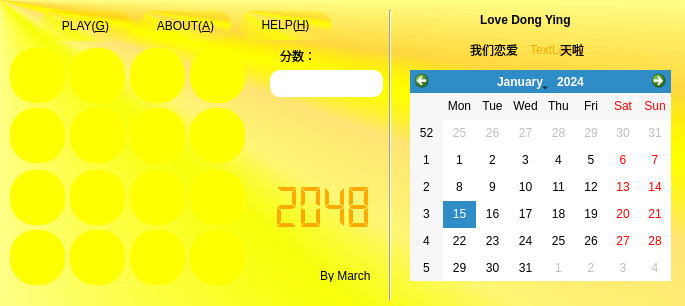
<?xml version="1.0" encoding="UTF-8"?>
<ui version="4.0">
 <class>MyDialog</class>
 <widget class="QDialog" name="MyDialog">
  <property name="geometry">
   <rect>
    <x>0</x>
    <y>0</y>
    <width>685</width>
    <height>306</height>
   </rect>
  </property>
  <property name="windowTitle">
   <string>2048</string>
  </property>
  <property name="styleSheet">
   <string notr="true">QDialog{
	background-color: qconicalgradient(cx:0, cy:0, angle:135, stop:0 rgba(255, 255, 0, 69), stop:0.375 rgba(255, 255, 0, 69), stop:0.423533 rgba(251, 255, 0, 145), stop:0.45 rgba(247, 255, 0, 208), stop:0.477581 rgba(255, 244, 71, 130), stop:0.518717 rgba(255, 218, 71, 130), stop:0.55 rgba(255, 255, 0, 255), stop:0.57754 rgba(255, 203, 0, 130), stop:0.625 rgba(255, 255, 0, 69), stop:1 rgba(255, 255, 0, 69));
}

QPushButton{
	background-color: qconicalgradient(cx:0, cy:0, angle:135, stop:0 rgba(255, 255, 0, 69), stop:0.375 rgba(255, 255, 0, 69), stop:0.423533 rgba(251, 255, 0, 145), stop:0.45 rgba(247, 255, 0, 208), stop:0.477581 rgba(255, 244, 71, 130), stop:0.518717 rgba(255, 218, 71, 130), stop:0.55 rgba(255, 255, 0, 255), stop:0.57754 rgba(255, 203, 0, 130), stop:0.625 rgba(255, 255, 0, 69), stop:1 rgba(255, 255, 0, 69));

    border-radius: 15px;
}
QPushButton:hover{
	color: rgb(255, 170, 0);
    background-color:yellow;
}




QLineEdit,QLCDNumber{

    border-radius: 10px;
	color: rgb(255, 170, 0);
}

</string>
  </property>
  <widget class="QFrame" name="frame">
   <property name="geometry">
    <rect>
     <x>10</x>
     <y>48</y>
     <width>55</width>
     <height>55</height>
    </rect>
   </property>
   <property name="styleSheet">
    <string notr="true">QFrame{
    border:0.4px solid gray;
    border-radius: 25px;
    background:yellow;
}</string>
   </property>
   <property name="frameShape">
    <enum>QFrame::Panel</enum>
   </property>
   <property name="frameShadow">
    <enum>QFrame::Sunken</enum>
   </property>
   <property name="lineWidth">
    <number>5</number>
   </property>
   <widget class="QLabel" name="label00">
    <property name="geometry">
     <rect>
      <x>7</x>
      <y>7</y>
      <width>41</width>
      <height>41</height>
     </rect>
    </property>
    <property name="font">
     <font>
      <pointsize>14</pointsize>
      <weight>75</weight>
      <italic>false</italic>
      <bold>true</bold>
     </font>
    </property>
    <property name="styleSheet">
     <string notr="true">QLabel{
    background:yellow;
}</string>
    </property>
    <property name="text">
     <string/>
    </property>
    <property name="textFormat">
     <enum>Qt::AutoText</enum>
    </property>
    <property name="alignment">
     <set>Qt::AlignCenter</set>
    </property>
   </widget>
  </widget>
  <widget class="QFrame" name="frame_2">
   <property name="geometry">
    <rect>
     <x>70</x>
     <y>48</y>
     <width>55</width>
     <height>55</height>
    </rect>
   </property>
   <property name="styleSheet">
    <string notr="true">QFrame{
    border:0.4px solid gray;
    border-radius: 25px;
    background:yellow;
}</string>
   </property>
   <property name="frameShape">
    <enum>QFrame::Panel</enum>
   </property>
   <property name="frameShadow">
    <enum>QFrame::Sunken</enum>
   </property>
   <property name="lineWidth">
    <number>5</number>
   </property>
   <widget class="QLabel" name="label01">
    <property name="geometry">
     <rect>
      <x>7</x>
      <y>7</y>
      <width>41</width>
      <height>41</height>
     </rect>
    </property>
    <property name="font">
     <font>
      <pointsize>14</pointsize>
      <weight>75</weight>
      <italic>false</italic>
      <bold>true</bold>
     </font>
    </property>
    <property name="styleSheet">
     <string notr="true">QLabel{
    background:yellow;
}</string>
    </property>
    <property name="text">
     <string/>
    </property>
    <property name="textFormat">
     <enum>Qt::AutoText</enum>
    </property>
    <property name="alignment">
     <set>Qt::AlignCenter</set>
    </property>
   </widget>
  </widget>
  <widget class="QFrame" name="frame_3">
   <property name="geometry">
    <rect>
     <x>130</x>
     <y>48</y>
     <width>55</width>
     <height>55</height>
    </rect>
   </property>
   <property name="styleSheet">
    <string notr="true">QFrame{
    border:0.4px solid gray;
    border-radius: 25px;
    background:yellow;
}</string>
   </property>
   <property name="frameShape">
    <enum>QFrame::Panel</enum>
   </property>
   <property name="frameShadow">
    <enum>QFrame::Sunken</enum>
   </property>
   <property name="lineWidth">
    <number>5</number>
   </property>
   <widget class="QLabel" name="label02">
    <property name="geometry">
     <rect>
      <x>7</x>
      <y>7</y>
      <width>41</width>
      <height>41</height>
     </rect>
    </property>
    <property name="font">
     <font>
      <pointsize>14</pointsize>
      <weight>75</weight>
      <italic>false</italic>
      <bold>true</bold>
     </font>
    </property>
    <property name="styleSheet">
     <string notr="true">QLabel{
    background:yellow;
}</string>
    </property>
    <property name="text">
     <string/>
    </property>
    <property name="textFormat">
     <enum>Qt::AutoText</enum>
    </property>
    <property name="alignment">
     <set>Qt::AlignCenter</set>
    </property>
   </widget>
  </widget>
  <widget class="QFrame" name="frame_4">
   <property name="geometry">
    <rect>
     <x>190</x>
     <y>48</y>
     <width>55</width>
     <height>55</height>
    </rect>
   </property>
   <property name="styleSheet">
    <string notr="true">QFrame{
    border:0.4px solid gray;
    border-radius: 25px;
    background:yellow;
}</string>
   </property>
   <property name="frameShape">
    <enum>QFrame::Panel</enum>
   </property>
   <property name="frameShadow">
    <enum>QFrame::Sunken</enum>
   </property>
   <property name="lineWidth">
    <number>5</number>
   </property>
   <widget class="QLabel" name="label03">
    <property name="geometry">
     <rect>
      <x>7</x>
      <y>7</y>
      <width>41</width>
      <height>41</height>
     </rect>
    </property>
    <property name="font">
     <font>
      <pointsize>14</pointsize>
      <weight>75</weight>
      <italic>false</italic>
      <bold>true</bold>
     </font>
    </property>
    <property name="styleSheet">
     <string notr="true">QLabel{
    background:yellow;
}</string>
    </property>
    <property name="text">
     <string/>
    </property>
    <property name="textFormat">
     <enum>Qt::AutoText</enum>
    </property>
    <property name="alignment">
     <set>Qt::AlignCenter</set>
    </property>
   </widget>
  </widget>
  <widget class="QFrame" name="frame_5">
   <property name="geometry">
    <rect>
     <x>130</x>
     <y>108</y>
     <width>55</width>
     <height>55</height>
    </rect>
   </property>
   <property name="font">
    <font>
     <pointsize>14</pointsize>
     <weight>75</weight>
     <italic>true</italic>
     <bold>true</bold>
    </font>
   </property>
   <property name="styleSheet">
    <string notr="true">QFrame{
    border:0.4px solid gray;
    border-radius: 25px;
    background:yellow;
}</string>
   </property>
   <property name="frameShape">
    <enum>QFrame::Panel</enum>
   </property>
   <property name="frameShadow">
    <enum>QFrame::Sunken</enum>
   </property>
   <property name="lineWidth">
    <number>5</number>
   </property>
   <widget class="QLabel" name="label12">
    <property name="geometry">
     <rect>
      <x>7</x>
      <y>7</y>
      <width>41</width>
      <height>41</height>
     </rect>
    </property>
    <property name="font">
     <font>
      <italic>false</italic>
     </font>
    </property>
    <property name="styleSheet">
     <string notr="true">QLabel{
    background:yellow;
}</string>
    </property>
    <property name="text">
     <string/>
    </property>
    <property name="textFormat">
     <enum>Qt::AutoText</enum>
    </property>
    <property name="alignment">
     <set>Qt::AlignCenter</set>
    </property>
   </widget>
  </widget>
  <widget class="QFrame" name="frame_6">
   <property name="geometry">
    <rect>
     <x>190</x>
     <y>108</y>
     <width>55</width>
     <height>55</height>
    </rect>
   </property>
   <property name="styleSheet">
    <string notr="true">QFrame{
    border:0.4px solid gray;
    border-radius: 25px;
    background:yellow;
}</string>
   </property>
   <property name="frameShape">
    <enum>QFrame::Panel</enum>
   </property>
   <property name="frameShadow">
    <enum>QFrame::Sunken</enum>
   </property>
   <property name="lineWidth">
    <number>5</number>
   </property>
   <widget class="QLabel" name="label13">
    <property name="geometry">
     <rect>
      <x>7</x>
      <y>7</y>
      <width>41</width>
      <height>41</height>
     </rect>
    </property>
    <property name="font">
     <font>
      <pointsize>14</pointsize>
      <weight>75</weight>
      <italic>false</italic>
      <bold>true</bold>
     </font>
    </property>
    <property name="styleSheet">
     <string notr="true">QLabel{
    background:yellow;
}</string>
    </property>
    <property name="text">
     <string/>
    </property>
    <property name="textFormat">
     <enum>Qt::AutoText</enum>
    </property>
    <property name="alignment">
     <set>Qt::AlignCenter</set>
    </property>
   </widget>
  </widget>
  <widget class="QFrame" name="frame_7">
   <property name="geometry">
    <rect>
     <x>70</x>
     <y>108</y>
     <width>55</width>
     <height>55</height>
    </rect>
   </property>
   <property name="styleSheet">
    <string notr="true">QFrame{
    border:0.4px solid gray;
    border-radius: 25px;
    background:yellow;
}</string>
   </property>
   <property name="frameShape">
    <enum>QFrame::Panel</enum>
   </property>
   <property name="frameShadow">
    <enum>QFrame::Sunken</enum>
   </property>
   <property name="lineWidth">
    <number>5</number>
   </property>
   <widget class="QLabel" name="label11">
    <property name="geometry">
     <rect>
      <x>7</x>
      <y>7</y>
      <width>41</width>
      <height>41</height>
     </rect>
    </property>
    <property name="font">
     <font>
      <pointsize>14</pointsize>
      <weight>75</weight>
      <italic>false</italic>
      <bold>true</bold>
     </font>
    </property>
    <property name="styleSheet">
     <string notr="true">QLabel{
    background:yellow;
}</string>
    </property>
    <property name="text">
     <string/>
    </property>
    <property name="textFormat">
     <enum>Qt::AutoText</enum>
    </property>
    <property name="alignment">
     <set>Qt::AlignCenter</set>
    </property>
   </widget>
  </widget>
  <widget class="QFrame" name="frame_8">
   <property name="geometry">
    <rect>
     <x>10</x>
     <y>108</y>
     <width>55</width>
     <height>55</height>
    </rect>
   </property>
   <property name="styleSheet">
    <string notr="true">QFrame{
    border:0.4px solid gray;
    border-radius: 25px;
    background:yellow;
}</string>
   </property>
   <property name="frameShape">
    <enum>QFrame::Panel</enum>
   </property>
   <property name="frameShadow">
    <enum>QFrame::Sunken</enum>
   </property>
   <property name="lineWidth">
    <number>5</number>
   </property>
   <widget class="QLabel" name="label10">
    <property name="geometry">
     <rect>
      <x>7</x>
      <y>7</y>
      <width>41</width>
      <height>41</height>
     </rect>
    </property>
    <property name="font">
     <font>
      <pointsize>14</pointsize>
      <weight>75</weight>
      <italic>false</italic>
      <bold>true</bold>
     </font>
    </property>
    <property name="styleSheet">
     <string notr="true">QLabel{
    background:yellow;
}</string>
    </property>
    <property name="text">
     <string/>
    </property>
    <property name="textFormat">
     <enum>Qt::AutoText</enum>
    </property>
    <property name="alignment">
     <set>Qt::AlignCenter</set>
    </property>
   </widget>
  </widget>
  <widget class="QFrame" name="frame_9">
   <property name="geometry">
    <rect>
     <x>10</x>
     <y>230</y>
     <width>55</width>
     <height>55</height>
    </rect>
   </property>
   <property name="styleSheet">
    <string notr="true">QFrame{
    border:0.4px solid gray;
    border-radius: 25px;
    background:yellow;
}</string>
   </property>
   <property name="frameShape">
    <enum>QFrame::Panel</enum>
   </property>
   <property name="frameShadow">
    <enum>QFrame::Sunken</enum>
   </property>
   <property name="lineWidth">
    <number>5</number>
   </property>
   <widget class="QLabel" name="label30">
    <property name="geometry">
     <rect>
      <x>7</x>
      <y>7</y>
      <width>41</width>
      <height>41</height>
     </rect>
    </property>
    <property name="font">
     <font>
      <pointsize>14</pointsize>
      <weight>75</weight>
      <italic>false</italic>
      <bold>true</bold>
     </font>
    </property>
    <property name="styleSheet">
     <string notr="true">QLabel{
    background:yellow;
}</string>
    </property>
    <property name="text">
     <string/>
    </property>
    <property name="textFormat">
     <enum>Qt::AutoText</enum>
    </property>
    <property name="alignment">
     <set>Qt::AlignCenter</set>
    </property>
   </widget>
  </widget>
  <widget class="QFrame" name="frame_10">
   <property name="geometry">
    <rect>
     <x>190</x>
     <y>170</y>
     <width>55</width>
     <height>55</height>
    </rect>
   </property>
   <property name="font">
    <font>
     <italic>false</italic>
    </font>
   </property>
   <property name="styleSheet">
    <string notr="true">QFrame{
    border:0.4px solid gray;
    border-radius: 25px;
    background:yellow;
}</string>
   </property>
   <property name="frameShape">
    <enum>QFrame::Panel</enum>
   </property>
   <property name="frameShadow">
    <enum>QFrame::Sunken</enum>
   </property>
   <property name="lineWidth">
    <number>5</number>
   </property>
   <widget class="QLabel" name="label23">
    <property name="geometry">
     <rect>
      <x>7</x>
      <y>7</y>
      <width>41</width>
      <height>41</height>
     </rect>
    </property>
    <property name="font">
     <font>
      <pointsize>14</pointsize>
      <weight>75</weight>
      <italic>true</italic>
      <bold>true</bold>
     </font>
    </property>
    <property name="styleSheet">
     <string notr="true">QLabel{
    background:yellow;
}</string>
    </property>
    <property name="text">
     <string/>
    </property>
    <property name="textFormat">
     <enum>Qt::AutoText</enum>
    </property>
    <property name="alignment">
     <set>Qt::AlignCenter</set>
    </property>
   </widget>
  </widget>
  <widget class="QFrame" name="frame_11">
   <property name="geometry">
    <rect>
     <x>70</x>
     <y>170</y>
     <width>55</width>
     <height>55</height>
    </rect>
   </property>
   <property name="styleSheet">
    <string notr="true">QFrame{
    border:0.4px solid gray;
    border-radius: 25px;
    background:yellow;
}</string>
   </property>
   <property name="frameShape">
    <enum>QFrame::Panel</enum>
   </property>
   <property name="frameShadow">
    <enum>QFrame::Sunken</enum>
   </property>
   <property name="lineWidth">
    <number>5</number>
   </property>
   <widget class="QLabel" name="label21">
    <property name="geometry">
     <rect>
      <x>7</x>
      <y>7</y>
      <width>41</width>
      <height>41</height>
     </rect>
    </property>
    <property name="font">
     <font>
      <pointsize>14</pointsize>
      <weight>75</weight>
      <italic>false</italic>
      <bold>true</bold>
     </font>
    </property>
    <property name="styleSheet">
     <string notr="true">QLabel{
    background:yellow;
}</string>
    </property>
    <property name="text">
     <string/>
    </property>
    <property name="textFormat">
     <enum>Qt::AutoText</enum>
    </property>
    <property name="alignment">
     <set>Qt::AlignCenter</set>
    </property>
   </widget>
  </widget>
  <widget class="QFrame" name="frame_12">
   <property name="geometry">
    <rect>
     <x>130</x>
     <y>230</y>
     <width>55</width>
     <height>55</height>
    </rect>
   </property>
   <property name="styleSheet">
    <string notr="true">QFrame{
    border:0.4px solid gray;
    border-radius: 25px;
    background:yellow;
}</string>
   </property>
   <property name="frameShape">
    <enum>QFrame::Panel</enum>
   </property>
   <property name="frameShadow">
    <enum>QFrame::Sunken</enum>
   </property>
   <property name="lineWidth">
    <number>5</number>
   </property>
   <widget class="QLabel" name="label32">
    <property name="geometry">
     <rect>
      <x>7</x>
      <y>7</y>
      <width>41</width>
      <height>41</height>
     </rect>
    </property>
    <property name="font">
     <font>
      <pointsize>14</pointsize>
      <weight>75</weight>
      <italic>false</italic>
      <bold>true</bold>
     </font>
    </property>
    <property name="styleSheet">
     <string notr="true">QLabel{
    background:yellow;
}</string>
    </property>
    <property name="text">
     <string/>
    </property>
    <property name="textFormat">
     <enum>Qt::AutoText</enum>
    </property>
    <property name="alignment">
     <set>Qt::AlignCenter</set>
    </property>
   </widget>
  </widget>
  <widget class="QFrame" name="frame_13">
   <property name="geometry">
    <rect>
     <x>70</x>
     <y>230</y>
     <width>55</width>
     <height>55</height>
    </rect>
   </property>
   <property name="styleSheet">
    <string notr="true">QFrame{
    border:0.4px solid gray;
    border-radius: 25px;
    background:yellow;
}</string>
   </property>
   <property name="frameShape">
    <enum>QFrame::Panel</enum>
   </property>
   <property name="frameShadow">
    <enum>QFrame::Sunken</enum>
   </property>
   <property name="lineWidth">
    <number>5</number>
   </property>
   <widget class="QLabel" name="label31">
    <property name="geometry">
     <rect>
      <x>7</x>
      <y>7</y>
      <width>41</width>
      <height>41</height>
     </rect>
    </property>
    <property name="font">
     <font>
      <pointsize>14</pointsize>
      <weight>75</weight>
      <italic>false</italic>
      <bold>true</bold>
     </font>
    </property>
    <property name="styleSheet">
     <string notr="true">QLabel{
    background:yellow;
}</string>
    </property>
    <property name="text">
     <string/>
    </property>
    <property name="textFormat">
     <enum>Qt::AutoText</enum>
    </property>
    <property name="alignment">
     <set>Qt::AlignCenter</set>
    </property>
   </widget>
  </widget>
  <widget class="QFrame" name="frame_14">
   <property name="geometry">
    <rect>
     <x>190</x>
     <y>230</y>
     <width>55</width>
     <height>55</height>
    </rect>
   </property>
   <property name="styleSheet">
    <string notr="true">QFrame{
    border:0.4px solid gray;
    border-radius: 25px;
    background:yellow;
}</string>
   </property>
   <property name="frameShape">
    <enum>QFrame::Panel</enum>
   </property>
   <property name="frameShadow">
    <enum>QFrame::Sunken</enum>
   </property>
   <property name="lineWidth">
    <number>5</number>
   </property>
   <widget class="QLabel" name="label33">
    <property name="geometry">
     <rect>
      <x>7</x>
      <y>7</y>
      <width>41</width>
      <height>41</height>
     </rect>
    </property>
    <property name="font">
     <font>
      <pointsize>14</pointsize>
      <weight>75</weight>
      <italic>false</italic>
      <bold>true</bold>
     </font>
    </property>
    <property name="styleSheet">
     <string notr="true">QLabel{
    background:yellow;
}</string>
    </property>
    <property name="text">
     <string/>
    </property>
    <property name="textFormat">
     <enum>Qt::AutoText</enum>
    </property>
    <property name="alignment">
     <set>Qt::AlignCenter</set>
    </property>
   </widget>
  </widget>
  <widget class="QFrame" name="frame_15">
   <property name="geometry">
    <rect>
     <x>10</x>
     <y>170</y>
     <width>55</width>
     <height>55</height>
    </rect>
   </property>
   <property name="styleSheet">
    <string notr="true">QFrame{
    border:0.4px solid gray;
    border-radius: 25px;
    background:yellow;
}</string>
   </property>
   <property name="frameShape">
    <enum>QFrame::Panel</enum>
   </property>
   <property name="frameShadow">
    <enum>QFrame::Sunken</enum>
   </property>
   <property name="lineWidth">
    <number>5</number>
   </property>
   <widget class="QLabel" name="label20">
    <property name="geometry">
     <rect>
      <x>7</x>
      <y>7</y>
      <width>41</width>
      <height>41</height>
     </rect>
    </property>
    <property name="font">
     <font>
      <pointsize>14</pointsize>
      <weight>75</weight>
      <italic>false</italic>
      <bold>true</bold>
     </font>
    </property>
    <property name="styleSheet">
     <string notr="true">QLabel{
    background:yellow;
}</string>
    </property>
    <property name="text">
     <string/>
    </property>
    <property name="textFormat">
     <enum>Qt::AutoText</enum>
    </property>
    <property name="alignment">
     <set>Qt::AlignCenter</set>
    </property>
   </widget>
  </widget>
  <widget class="QFrame" name="frame_16">
   <property name="geometry">
    <rect>
     <x>130</x>
     <y>170</y>
     <width>55</width>
     <height>55</height>
    </rect>
   </property>
   <property name="font">
    <font>
     <italic>false</italic>
    </font>
   </property>
   <property name="styleSheet">
    <string notr="true">QFrame{
    border:0.4px solid gray;
    border-radius: 25px;
    background:yellow;
}</string>
   </property>
   <property name="frameShape">
    <enum>QFrame::Panel</enum>
   </property>
   <property name="frameShadow">
    <enum>QFrame::Sunken</enum>
   </property>
   <property name="lineWidth">
    <number>5</number>
   </property>
   <widget class="QLabel" name="label22">
    <property name="geometry">
     <rect>
      <x>7</x>
      <y>7</y>
      <width>41</width>
      <height>41</height>
     </rect>
    </property>
    <property name="font">
     <font>
      <pointsize>14</pointsize>
      <weight>75</weight>
      <italic>true</italic>
      <bold>true</bold>
     </font>
    </property>
    <property name="styleSheet">
     <string notr="true">QLabel{
    background:yellow;
}</string>
    </property>
    <property name="text">
     <string/>
    </property>
    <property name="textFormat">
     <enum>Qt::AutoText</enum>
    </property>
    <property name="alignment">
     <set>Qt::AlignCenter</set>
    </property>
   </widget>
  </widget>
  <widget class="QLabel" name="label_17">
   <property name="geometry">
    <rect>
     <x>280</x>
     <y>40</y>
     <width>66</width>
     <height>31</height>
    </rect>
   </property>
   <property name="text">
    <string>分数：</string>
   </property>
  </widget>
  <widget class="QLineEdit" name="sourcePrint">
   <property name="geometry">
    <rect>
     <x>270</x>
     <y>70</y>
     <width>113</width>
     <height>27</height>
    </rect>
   </property>
   <property name="readOnly">
    <bool>true</bool>
   </property>
  </widget>
  <widget class="QLCDNumber" name="lcdNumber">
   <property name="geometry">
    <rect>
     <x>273</x>
     <y>162</y>
     <width>101</width>
     <height>91</height>
    </rect>
   </property>
   <property name="font">
    <font>
     <weight>50</weight>
     <bold>false</bold>
    </font>
   </property>
   <property name="cursor">
    <cursorShape>ArrowCursor</cursorShape>
   </property>
   <property name="digitCount">
    <number>4</number>
   </property>
   <property name="segmentStyle">
    <enum>QLCDNumber::Flat</enum>
   </property>
   <property name="value" stdset="0">
    <double>2048.000000000000000</double>
   </property>
  </widget>
  <widget class="QSplitter" name="splitter">
   <property name="geometry">
    <rect>
     <x>0</x>
     <y>0</y>
     <width>0</width>
     <height>0</height>
    </rect>
   </property>
   <property name="orientation">
    <enum>Qt::Vertical</enum>
   </property>
  </widget>
  <widget class="QSplitter" name="splitter_2">
   <property name="geometry">
    <rect>
     <x>0</x>
     <y>0</y>
     <width>0</width>
     <height>0</height>
    </rect>
   </property>
   <property name="orientation">
    <enum>Qt::Vertical</enum>
   </property>
  </widget>
  <widget class="QLabel" name="lossLabel">
   <property name="geometry">
    <rect>
     <x>264</x>
     <y>105</y>
     <width>121</width>
     <height>51</height>
    </rect>
   </property>
   <property name="font">
    <font>
     <pointsize>22</pointsize>
     <weight>75</weight>
     <italic>true</italic>
     <bold>true</bold>
     <underline>false</underline>
    </font>
   </property>
   <property name="styleSheet">
    <string notr="true">QPushButton{
    border:2px solid gray;
    border-radius: 10px;
}
QPushButton:hover{
    color:white;
    background:red;
}</string>
   </property>
   <property name="text">
    <string/>
   </property>
   <property name="alignment">
    <set>Qt::AlignCenter</set>
   </property>
  </widget>
  <widget class="QLabel" name="DongYing">
   <property name="geometry">
    <rect>
     <x>480</x>
     <y>10</y>
     <width>101</width>
     <height>21</height>
    </rect>
   </property>
   <property name="text">
    <string>&lt;html&gt;&lt;head/&gt;&lt;body&gt;&lt;p&gt;&lt;span style=&quot; font-weight:600;&quot;&gt;Love Dong Ying&lt;/span&gt;&lt;/p&gt;&lt;/body&gt;&lt;/html&gt;</string>
   </property>
  </widget>
  <widget class="QLabel" name="label">
   <property name="geometry">
    <rect>
     <x>320</x>
     <y>270</y>
     <width>54</width>
     <height>12</height>
    </rect>
   </property>
   <property name="text">
    <string>By March</string>
   </property>
  </widget>
  <widget class="QCalendarWidget" name="calendarWidget">
   <property name="geometry">
    <rect>
     <x>410</x>
     <y>70</y>
     <width>261</width>
     <height>211</height>
    </rect>
   </property>
  </widget>
  <widget class="QLabel" name="label_2">
   <property name="geometry">
    <rect>
     <x>470</x>
     <y>40</y>
     <width>54</width>
     <height>21</height>
    </rect>
   </property>
   <property name="text">
    <string>&lt;html&gt;&lt;head/&gt;&lt;body&gt;&lt;p&gt;&lt;span style=&quot; color:#000000;&quot;&gt;我们恋爱&lt;/span&gt;&lt;/p&gt;&lt;/body&gt;&lt;/html&gt;</string>
   </property>
  </widget>
  <widget class="QLabel" name="DaysLove">
   <property name="geometry">
    <rect>
     <x>530</x>
     <y>40</y>
     <width>71</width>
     <height>21</height>
    </rect>
   </property>
   <property name="styleSheet">
    <string notr="true">QLabel{
color:red;
}</string>
   </property>
   <property name="text">
    <string>&lt;html&gt;&lt;head/&gt;&lt;body&gt;&lt;p&gt;&lt;span style=&quot; color:#ffaa00;&quot;&gt;TextLabel&lt;/span&gt;&lt;/p&gt;&lt;/body&gt;&lt;/html&gt;</string>
   </property>
  </widget>
  <widget class="QLabel" name="label_3">
   <property name="geometry">
    <rect>
     <x>560</x>
     <y>40</y>
     <width>54</width>
     <height>21</height>
    </rect>
   </property>
   <property name="text">
    <string>&lt;!DOCTYPE HTML PUBLIC &quot;-//W3C//DTD HTML 4.0//EN&quot; &quot;http://www.w3.org/TR/REC-html40/strict.dtd&quot;&gt;
&lt;html&gt;&lt;head&gt;&lt;meta name=&quot;qrichtext&quot; content=&quot;1&quot; /&gt;&lt;style type=&quot;text/css&quot;&gt;
p, li { white-space: pre-wrap; }
&lt;/style&gt;&lt;/head&gt;&lt;body style=&quot; font-family:'SimSun'; font-size:9pt; font-weight:400; font-style:normal;&quot;&gt;
&lt;p style=&quot; margin-top:12px; margin-bottom:12px; margin-left:0px; margin-right:0px; -qt-block-indent:0; text-indent:0px;&quot;&gt;&lt;span style=&quot; color:#000000;&quot;&gt;天啦&lt;/span&gt;&lt;/p&gt;&lt;/body&gt;&lt;/html&gt;</string>
   </property>
  </widget>
  <widget class="Line" name="line">
   <property name="geometry">
    <rect>
     <x>380</x>
     <y>10</y>
     <width>20</width>
     <height>291</height>
    </rect>
   </property>
   <property name="orientation">
    <enum>Qt::Vertical</enum>
   </property>
  </widget>
  <widget class="QPushButton" name="helpButton">
   <property name="geometry">
    <rect>
     <x>240</x>
     <y>10</y>
     <width>91</width>
     <height>30</height>
    </rect>
   </property>
   <property name="text">
    <string>HELP(&amp;H)</string>
   </property>
  </widget>
  <widget class="QPushButton" name="aboutButton">
   <property name="geometry">
    <rect>
     <x>140</x>
     <y>10</y>
     <width>91</width>
     <height>31</height>
    </rect>
   </property>
   <property name="text">
    <string>ABOUT(&amp;A)</string>
   </property>
  </widget>
  <widget class="QPushButton" name="startButton">
   <property name="geometry">
    <rect>
     <x>40</x>
     <y>10</y>
     <width>91</width>
     <height>31</height>
    </rect>
   </property>
   <property name="text">
    <string>PLAY(&amp;G)</string>
   </property>
  </widget>
 </widget>
 <layoutdefault spacing="6" margin="11"/>
 <resources/>
 <connections/>
</ui>
